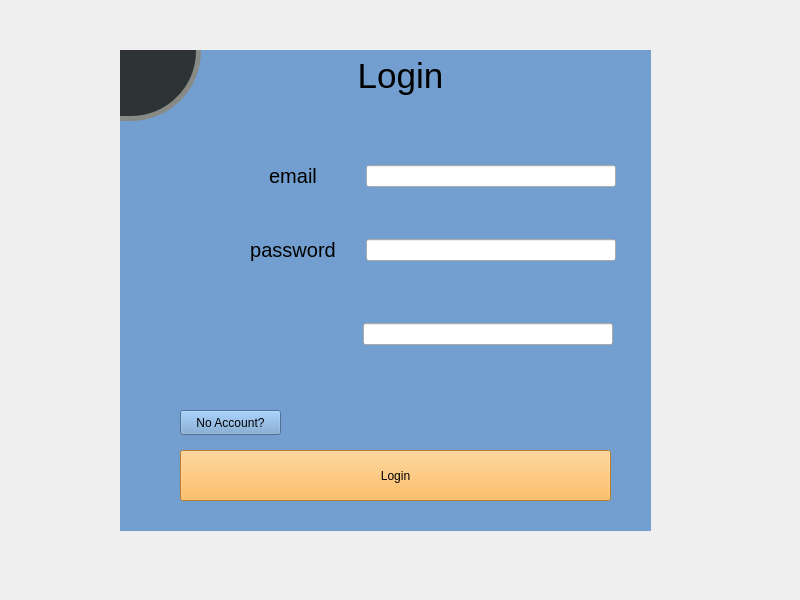
<?xml version="1.0" encoding="UTF-8"?>
<ui version="4.0">
 <class>RegisterLogin</class>
 <widget class="QWidget" name="RegisterLogin">
  <property name="geometry">
   <rect>
    <x>0</x>
    <y>0</y>
    <width>800</width>
    <height>600</height>
   </rect>
  </property>
  <property name="windowTitle">
   <string>RegisterLogin</string>
  </property>
  <widget class="QStackedWidget" name="stackedWidget">
   <property name="geometry">
    <rect>
     <x>120</x>
     <y>50</y>
     <width>531</width>
     <height>481</height>
    </rect>
   </property>
   <property name="styleSheet">
    <string notr="true">background-color: rgb(114, 159, 207);</string>
   </property>
   <property name="currentIndex">
    <number>0</number>
   </property>
   <widget class="QWidget" name="page">
    <widget class="QLabel" name="LoginPanel">
     <property name="geometry">
      <rect>
       <x>220</x>
       <y>0</y>
       <width>121</width>
       <height>51</height>
      </rect>
     </property>
     <property name="font">
      <font>
       <pointsize>26</pointsize>
      </font>
     </property>
     <property name="text">
      <string>Login</string>
     </property>
     <property name="textFormat">
      <enum>Qt::AutoText</enum>
     </property>
     <property name="alignment">
      <set>Qt::AlignCenter</set>
     </property>
     <property name="margin">
      <number>3</number>
     </property>
    </widget>
    <widget class="QPushButton" name="noAccBtn">
     <property name="geometry">
      <rect>
       <x>60</x>
       <y>360</y>
       <width>101</width>
       <height>25</height>
      </rect>
     </property>
     <property name="text">
      <string>No Account?</string>
     </property>
    </widget>
    <widget class="QPushButton" name="loginBtn">
     <property name="geometry">
      <rect>
       <x>60</x>
       <y>400</y>
       <width>431</width>
       <height>51</height>
      </rect>
     </property>
     <property name="styleSheet">
      <string notr="true">
background-color: rgb(252, 175, 62);</string>
     </property>
     <property name="text">
      <string>Login</string>
     </property>
    </widget>
    <widget class="QWidget" name="layoutWidget">
     <property name="geometry">
      <rect>
       <x>50</x>
       <y>70</y>
       <width>446</width>
       <height>283</height>
      </rect>
     </property>
     <layout class="QVBoxLayout" name="verticalLayout">
      <item>
       <layout class="QHBoxLayout" name="horizontalLayout_2">
        <item>
         <widget class="QLabel" name="label">
          <property name="maximumSize">
           <size>
            <width>50</width>
            <height>50</height>
           </size>
          </property>
          <property name="text">
           <string/>
          </property>
          <property name="pixmap">
           <pixmap resource="res.qrc">:/email.png</pixmap>
          </property>
          <property name="scaledContents">
           <bool>true</bool>
          </property>
         </widget>
        </item>
        <item>
         <widget class="QLabel" name="emailPanel">
          <property name="font">
           <font>
            <pointsize>15</pointsize>
           </font>
          </property>
          <property name="text">
           <string>email</string>
          </property>
          <property name="alignment">
           <set>Qt::AlignCenter</set>
          </property>
         </widget>
        </item>
        <item>
         <widget class="QLineEdit" name="emailText">
          <property name="minimumSize">
           <size>
            <width>250</width>
            <height>0</height>
           </size>
          </property>
          <property name="maximumSize">
           <size>
            <width>250</width>
            <height>16777215</height>
           </size>
          </property>
          <property name="styleSheet">
           <string notr="true">background-color: none;</string>
          </property>
         </widget>
        </item>
       </layout>
      </item>
      <item>
       <layout class="QHBoxLayout" name="horizontalLayout">
        <item>
         <widget class="QLabel" name="label_2">
          <property name="maximumSize">
           <size>
            <width>50</width>
            <height>50</height>
           </size>
          </property>
          <property name="text">
           <string/>
          </property>
          <property name="pixmap">
           <pixmap resource="res.qrc">:/password.png</pixmap>
          </property>
          <property name="scaledContents">
           <bool>true</bool>
          </property>
         </widget>
        </item>
        <item>
         <widget class="QLabel" name="passwordPanel">
          <property name="font">
           <font>
            <pointsize>15</pointsize>
           </font>
          </property>
          <property name="text">
           <string>password</string>
          </property>
          <property name="alignment">
           <set>Qt::AlignCenter</set>
          </property>
         </widget>
        </item>
        <item>
         <widget class="QLineEdit" name="passwordText">
          <property name="minimumSize">
           <size>
            <width>250</width>
            <height>0</height>
           </size>
          </property>
          <property name="maximumSize">
           <size>
            <width>250</width>
            <height>16777215</height>
           </size>
          </property>
          <property name="styleSheet">
           <string notr="true">background-color: none;</string>
          </property>
         </widget>
        </item>
       </layout>
      </item>
      <item>
       <layout class="QHBoxLayout" name="horizontalLayout_4">
        <item>
         <widget class="QLabel" name="logoCheckCode">
          <property name="minimumSize">
           <size>
            <width>45</width>
            <height>45</height>
           </size>
          </property>
          <property name="maximumSize">
           <size>
            <width>31</width>
            <height>31</height>
           </size>
          </property>
          <property name="font">
           <font>
            <pointsize>15</pointsize>
           </font>
          </property>
          <property name="text">
           <string/>
          </property>
          <property name="pixmap">
           <pixmap resource="res.qrc">:/checkCodeLogo.png</pixmap>
          </property>
          <property name="scaledContents">
           <bool>true</bool>
          </property>
          <property name="alignment">
           <set>Qt::AlignCenter</set>
          </property>
         </widget>
        </item>
        <item>
         <widget class="QLabel" name="checkCodeImg">
          <property name="minimumSize">
           <size>
            <width>130</width>
            <height>38</height>
           </size>
          </property>
          <property name="maximumSize">
           <size>
            <width>130</width>
            <height>38</height>
           </size>
          </property>
          <property name="text">
           <string/>
          </property>
         </widget>
        </item>
        <item>
         <widget class="QLineEdit" name="checkCodeText">
          <property name="minimumSize">
           <size>
            <width>250</width>
            <height>0</height>
           </size>
          </property>
          <property name="maximumSize">
           <size>
            <width>250</width>
            <height>16777215</height>
           </size>
          </property>
          <property name="styleSheet">
           <string notr="true">background-color: none;</string>
          </property>
         </widget>
        </item>
       </layout>
      </item>
     </layout>
    </widget>
    <widget class="QPushButton" name="pushButton">
     <property name="geometry">
      <rect>
       <x>0</x>
       <y>0</y>
       <width>81</width>
       <height>71</height>
      </rect>
     </property>
     <property name="styleSheet">
      <string notr="true">background-color:rgb(46, 52, 54);
border-right: 5px solid rgb(136, 138, 133);
border-bottom: 5px solid rgb(136, 138, 133);
border-bottom-right-radius: 70px;</string>
     </property>
     <property name="text">
      <string/>
     </property>
     <property name="icon">
      <iconset resource="res.qrc">
       <normaloff>:/return.png</normaloff>:/return.png</iconset>
     </property>
     <property name="iconSize">
      <size>
       <width>50</width>
       <height>50</height>
      </size>
     </property>
    </widget>
   </widget>
   <widget class="QWidget" name="page_2">
    <widget class="QWidget" name="layoutWidget">
     <property name="geometry">
      <rect>
       <x>50</x>
       <y>70</y>
       <width>431</width>
       <height>301</height>
      </rect>
     </property>
     <layout class="QVBoxLayout" name="verticalLayout_4">
      <item>
       <layout class="QHBoxLayout" name="horizontalLayout_11">
        <item>
         <widget class="QLabel" name="label_3">
          <property name="maximumSize">
           <size>
            <width>31</width>
            <height>31</height>
           </size>
          </property>
          <property name="text">
           <string/>
          </property>
          <property name="pixmap">
           <pixmap resource="res.qrc">:/email.png</pixmap>
          </property>
          <property name="scaledContents">
           <bool>true</bool>
          </property>
         </widget>
        </item>
        <item>
         <widget class="QLabel" name="RegisterEmailPanel">
          <property name="font">
           <font>
            <pointsize>15</pointsize>
           </font>
          </property>
          <property name="text">
           <string>email</string>
          </property>
          <property name="alignment">
           <set>Qt::AlignCenter</set>
          </property>
         </widget>
        </item>
        <item>
         <widget class="QLineEdit" name="RegisterEmailText">
          <property name="minimumSize">
           <size>
            <width>250</width>
            <height>0</height>
           </size>
          </property>
          <property name="maximumSize">
           <size>
            <width>250</width>
            <height>16777215</height>
           </size>
          </property>
          <property name="styleSheet">
           <string notr="true">background-color: none;</string>
          </property>
         </widget>
        </item>
       </layout>
      </item>
      <item>
       <layout class="QHBoxLayout" name="horizontalLayout_13">
        <item>
         <widget class="QLabel" name="RegisterLogoCheckCode">
          <property name="minimumSize">
           <size>
            <width>31</width>
            <height>31</height>
           </size>
          </property>
          <property name="maximumSize">
           <size>
            <width>31</width>
            <height>31</height>
           </size>
          </property>
          <property name="font">
           <font>
            <pointsize>15</pointsize>
           </font>
          </property>
          <property name="text">
           <string/>
          </property>
          <property name="pixmap">
           <pixmap resource="res.qrc">:/checkCodeLogo.png</pixmap>
          </property>
          <property name="scaledContents">
           <bool>true</bool>
          </property>
          <property name="alignment">
           <set>Qt::AlignCenter</set>
          </property>
         </widget>
        </item>
        <item>
         <widget class="QLabel" name="RegisterCheckCodeImg">
          <property name="minimumSize">
           <size>
            <width>130</width>
            <height>38</height>
           </size>
          </property>
          <property name="maximumSize">
           <size>
            <width>130</width>
            <height>38</height>
           </size>
          </property>
          <property name="text">
           <string/>
          </property>
         </widget>
        </item>
        <item>
         <widget class="QLineEdit" name="RegisterCheckCodeText">
          <property name="minimumSize">
           <size>
            <width>250</width>
            <height>0</height>
           </size>
          </property>
          <property name="maximumSize">
           <size>
            <width>250</width>
            <height>16777215</height>
           </size>
          </property>
          <property name="styleSheet">
           <string notr="true">background-color: none;</string>
          </property>
         </widget>
        </item>
       </layout>
      </item>
      <item>
       <widget class="QPushButton" name="getEmailCodeBtn">
        <property name="text">
         <string>GetEmailCode</string>
        </property>
       </widget>
      </item>
      <item>
       <layout class="QHBoxLayout" name="horizontalLayout_12">
        <item>
         <widget class="QLabel" name="label_4">
          <property name="maximumSize">
           <size>
            <width>31</width>
            <height>31</height>
           </size>
          </property>
          <property name="text">
           <string/>
          </property>
          <property name="pixmap">
           <pixmap resource="res.qrc">:/username.png</pixmap>
          </property>
          <property name="scaledContents">
           <bool>true</bool>
          </property>
         </widget>
        </item>
        <item>
         <widget class="QLabel" name="RegisterNickNamePanel">
          <property name="font">
           <font>
            <pointsize>15</pointsize>
           </font>
          </property>
          <property name="text">
           <string>nickname</string>
          </property>
          <property name="alignment">
           <set>Qt::AlignCenter</set>
          </property>
         </widget>
        </item>
        <item>
         <widget class="QLineEdit" name="RegisterNickNameText">
          <property name="minimumSize">
           <size>
            <width>250</width>
            <height>0</height>
           </size>
          </property>
          <property name="maximumSize">
           <size>
            <width>250</width>
            <height>16777215</height>
           </size>
          </property>
          <property name="styleSheet">
           <string notr="true">background-color: none;</string>
          </property>
         </widget>
        </item>
       </layout>
      </item>
      <item>
       <layout class="QHBoxLayout" name="horizontalLayout_14">
        <item>
         <widget class="QLabel" name="label_5">
          <property name="maximumSize">
           <size>
            <width>31</width>
            <height>31</height>
           </size>
          </property>
          <property name="text">
           <string/>
          </property>
          <property name="pixmap">
           <pixmap resource="res.qrc">:/password.png</pixmap>
          </property>
          <property name="scaledContents">
           <bool>true</bool>
          </property>
         </widget>
        </item>
        <item>
         <widget class="QLabel" name="RegisterPasswordPanel">
          <property name="font">
           <font>
            <pointsize>15</pointsize>
           </font>
          </property>
          <property name="text">
           <string>password</string>
          </property>
          <property name="alignment">
           <set>Qt::AlignCenter</set>
          </property>
         </widget>
        </item>
        <item>
         <widget class="QLineEdit" name="RegisterPasswordText">
          <property name="minimumSize">
           <size>
            <width>250</width>
            <height>0</height>
           </size>
          </property>
          <property name="maximumSize">
           <size>
            <width>250</width>
            <height>16777215</height>
           </size>
          </property>
          <property name="styleSheet">
           <string notr="true">background-color: none;</string>
          </property>
         </widget>
        </item>
       </layout>
      </item>
      <item>
       <layout class="QHBoxLayout" name="horizontalLayout_15">
        <item>
         <widget class="QLabel" name="label_6">
          <property name="maximumSize">
           <size>
            <width>31</width>
            <height>31</height>
           </size>
          </property>
          <property name="text">
           <string/>
          </property>
          <property name="pixmap">
           <pixmap resource="res.qrc">:/phone.png</pixmap>
          </property>
          <property name="scaledContents">
           <bool>true</bool>
          </property>
         </widget>
        </item>
        <item>
         <widget class="QLabel" name="RegisterPhonePanel">
          <property name="font">
           <font>
            <pointsize>15</pointsize>
           </font>
          </property>
          <property name="text">
           <string>phone</string>
          </property>
          <property name="alignment">
           <set>Qt::AlignCenter</set>
          </property>
         </widget>
        </item>
        <item>
         <widget class="QLineEdit" name="RegisterPhoneText">
          <property name="minimumSize">
           <size>
            <width>250</width>
            <height>0</height>
           </size>
          </property>
          <property name="maximumSize">
           <size>
            <width>250</width>
            <height>16777215</height>
           </size>
          </property>
          <property name="styleSheet">
           <string notr="true">background-color: none;</string>
          </property>
         </widget>
        </item>
       </layout>
      </item>
      <item>
       <layout class="QHBoxLayout" name="horizontalLayout_16">
        <item>
         <widget class="QLabel" name="label_7">
          <property name="maximumSize">
           <size>
            <width>31</width>
            <height>31</height>
           </size>
          </property>
          <property name="text">
           <string/>
          </property>
          <property name="pixmap">
           <pixmap resource="res.qrc">:/report.png</pixmap>
          </property>
          <property name="scaledContents">
           <bool>true</bool>
          </property>
         </widget>
        </item>
        <item>
         <widget class="QLabel" name="RegisterEmailCodePanel">
          <property name="font">
           <font>
            <pointsize>15</pointsize>
           </font>
          </property>
          <property name="text">
           <string>emailcode</string>
          </property>
          <property name="alignment">
           <set>Qt::AlignCenter</set>
          </property>
         </widget>
        </item>
        <item>
         <widget class="QLineEdit" name="RegisterEmailCodeText">
          <property name="minimumSize">
           <size>
            <width>250</width>
            <height>0</height>
           </size>
          </property>
          <property name="maximumSize">
           <size>
            <width>250</width>
            <height>16777215</height>
           </size>
          </property>
          <property name="styleSheet">
           <string notr="true">background-color: none;</string>
          </property>
         </widget>
        </item>
       </layout>
      </item>
     </layout>
    </widget>
    <widget class="QLabel" name="LoginPanel_2">
     <property name="geometry">
      <rect>
       <x>10</x>
       <y>0</y>
       <width>151</width>
       <height>51</height>
      </rect>
     </property>
     <property name="font">
      <font>
       <pointsize>26</pointsize>
      </font>
     </property>
     <property name="text">
      <string>Register</string>
     </property>
     <property name="textFormat">
      <enum>Qt::AutoText</enum>
     </property>
     <property name="alignment">
      <set>Qt::AlignCenter</set>
     </property>
     <property name="margin">
      <number>3</number>
     </property>
    </widget>
    <widget class="QPushButton" name="registerBtn">
     <property name="geometry">
      <rect>
       <x>50</x>
       <y>410</y>
       <width>431</width>
       <height>51</height>
      </rect>
     </property>
     <property name="styleSheet">
      <string notr="true">
background-color: rgb(252, 175, 62);</string>
     </property>
     <property name="text">
      <string>Register</string>
     </property>
    </widget>
    <widget class="QPushButton" name="haveAccBtn">
     <property name="geometry">
      <rect>
       <x>50</x>
       <y>380</y>
       <width>111</width>
       <height>25</height>
      </rect>
     </property>
     <property name="text">
      <string>have Account?</string>
     </property>
    </widget>
    <widget class="QLabel" name="rAvatarLabel">
     <property name="geometry">
      <rect>
       <x>420</x>
       <y>10</y>
       <width>71</width>
       <height>61</height>
      </rect>
     </property>
     <property name="text">
      <string/>
     </property>
    </widget>
   </widget>
  </widget>
 </widget>
 <resources>
  <include location="res.qrc"/>
 </resources>
 <connections/>
</ui>
